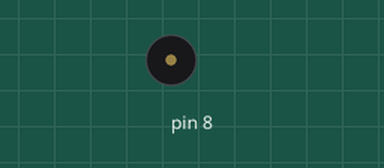
This sketch was run on a simulated Arduino Uno, built with avr-gcc and run on an emulated ATmega328P. On the bench: buzzer (waves = sounding).

Above: at 1.1 s.
At 5.52 s:
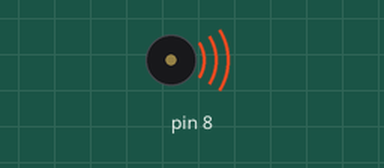
Timing chart, 0 to 5.8 s (numbered marks = the images above):
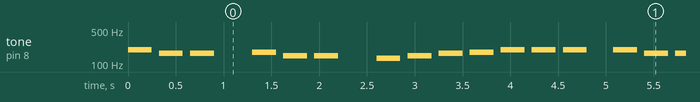

The sketch:

wk15-1.ino
```cpp
#define NOTE_C3 131
#define NOTE_D3 147
#define NOTE_E3 165
#define NOTE_F3 175
#define NOTE_G3 196
#define NOTE_A3 220
#define NOTE_B3 247
#define NOTE_C4 262

int melody[] = {
  NOTE_G3, NOTE_E3, NOTE_E3, 0, NOTE_F3, NOTE_D3, NOTE_D3, 0, NOTE_C3, NOTE_D3, NOTE_E3, NOTE_F3, NOTE_G3, NOTE_G3, NOTE_G3
};
int noteDurations[] = {
  4, 4, 4, 4, 4, 4, 4, 4, 4, 4, 4, 4, 4, 4, 4
};

void setup() {
  // put your setup code here, to run once:
  pinMode(8, INPUT);
}

void loop() {
  // put your main code here, to run repeatedly:

  for (int thisNote = 0; thisNote < 15; thisNote++) {
    int noteDuration = 1000 / noteDurations[thisNote];
    tone(8, melody[thisNote], noteDuration);

    int pauseBetweenNotes = noteDuration *1.3;
    delay(pauseBetweenNotes);

    noTone(15);
  }
  delay(200);
}
```

Measured:
- by itself, tone on pin 8: plays 196 Hz for 0.25 s, 165 Hz for 0.25 s, 165 Hz for 0.25 s, 175 Hz for 0.25 s, 147 Hz for 0.25 s, 147 Hz for 0.25 s … (333 notes in this stretch)
